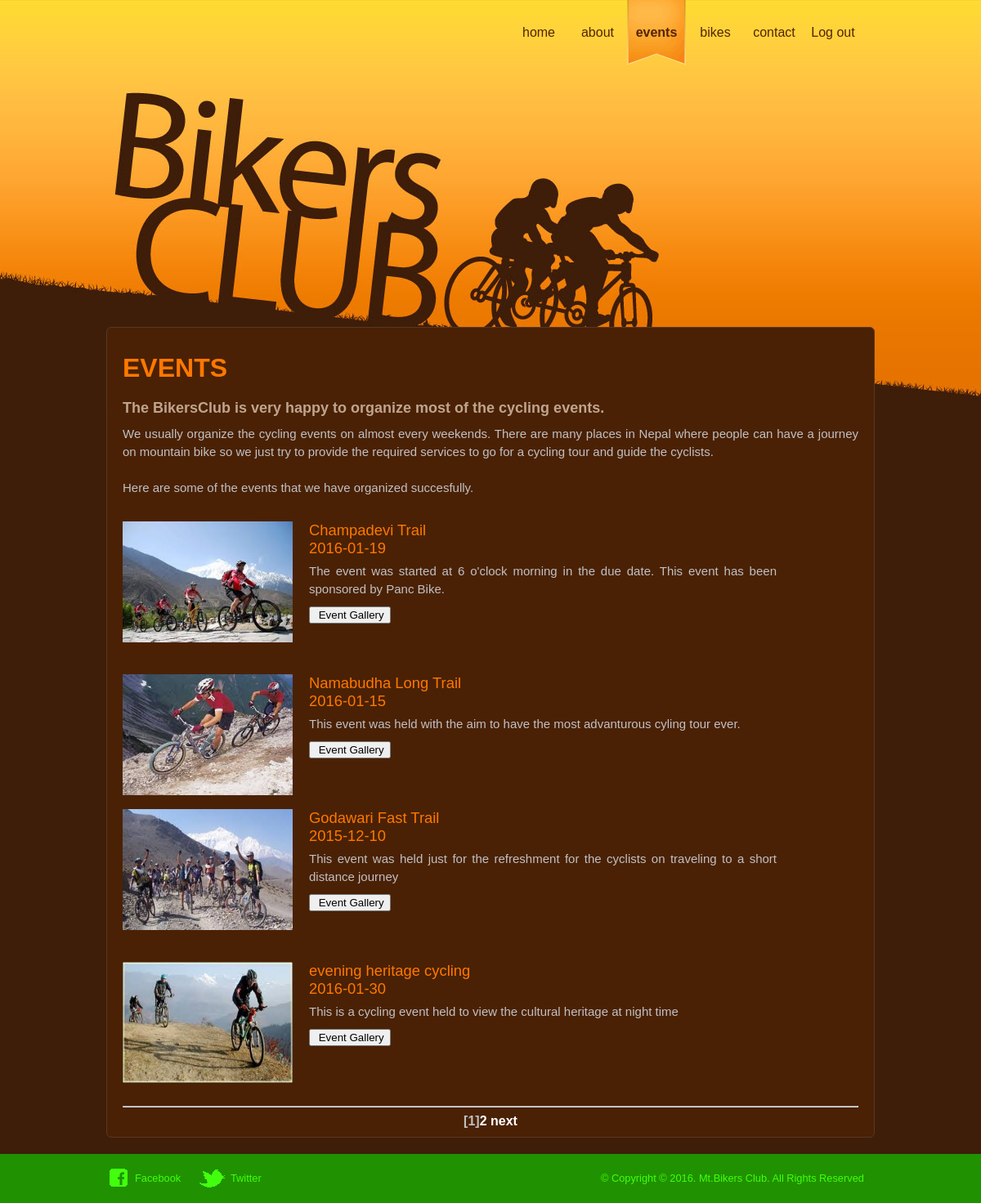
Page /event.php (signed in) on the committed database.
### tables this page shows
CREATE TABLE `event` (
`Event_id` int(3) NOT NULL,
  `Event_name` varchar(50) NOT NULL,
  `Event_date` date NOT NULL,
  `Event_description` text NOT NULL,
  `Event_image` varchar(100) NOT NULL
);

### databasequeries.php (called while the page is built, shortened)
<?php
class Database {
    var $con;
    function connect(){
        $this -> con= mysql_connect('localhost','root','root');
    }
    function query($sql) {
        return mysql_query($sql, $this->con);
    }
}
$db = new Database();
?>

### event.php (the view, shortened to what this page needs)
<?php
include_once('databasequeries.php');
?>
<html>
<head>
    <link href="css/style.css" rel="stylesheet" type="text/css" />
</head>
<body>
<div id="page">
    <div id="header">
        <ul>
            <li><a href="home.php">home</a></li>
            <li><a href="about.php">about</a></li>
            <li class="current"><a href="event.php">events</a></li>
            <li><a href="bikesavailable.php">bikes</a></li>
            <li><a href="contact-us.php">contact</a></li>
            <li><a href="index.php">Log out</a></li>
        </ul>
    </div>
    <div id="body">
        <div class="contents">
            <h1>EVENTS</h1>
            <h2>The BikersClub is very happy to organize most of the cycling events.</h2>
            <p>
                We usually organize the cycling events on almost every weekends. There are many places in Nepal where people can have a journey on mountain bike
                so we just try to provide the required services to go for a cycling tour and guide the cyclists.
                <br><br>
                Here are some of the events that we have organized succesfully.
            </p>
            <ul class="articles" >
                <li>
                    <?php
                    $per_page = 4;
                    if(!isset($_GET['page']))
                    {
                        $page = 1;
                    }
                    else
                    {
                        $page = $_GET['page'];
                    }
                    if($page<=1)
                        $start = 0;
                    else
                        $start = $page * $per_page - $per_page;
                    $db->connect();
                    $sql  = "select * from event";
                    $sqli = "select * from event LIMIT $start , $per_page" ;
                    $num_row = mysql_num_rows($db->query($sql));
                    $num_page = ceil($num_row/$per_page);
                    $result = $db->query("$sqli");
                    while($row = mysql_fetch_array($result)) {
                        ?>
                                <a href=""><img src="<?php echo $row['Event_image']; ?>"  width="208" height="148" alt="Bikers Club" title="Bikers Club"></a>
                                <h3>
                                    <?php echo $row['Event_name']; ?>
                                    <br>
                                    <?php echo $row['Event_date']; ?>
                                    <br>
                                </h3>
                                <p style="width: 800px;">
                                   <?php echo $row['Event_description']; ?>
                                    <br>
                                <form method="post" action="gallery.php">
                                <input type="submit" value=" Event Gallery">
                                </form>
                                <br><br>
                                </p>
                         <?php } ?>
                        </li>
                    </ul>
            <div align="center">
                    <?php
                    $next = $page + 1;
                    echo "<hr>";
                    $number=1;
                    for($number; $number<=$num_page ; $number=$number+1)
                    {
                        if($page == $number)
                        {
                            echo "<b>[$number]</b>";
                        }
                        else
                        {
                            echo "<a href='?page=$number'>$number </a>";
                        }
                    }
                    if($next <  $num_page + 1)
                        echo "<a href='?page=$next'> next </a>";
                    ?>
            </div>
        </div>
    </div>
</div>
<?php require('footer.php')?>
</body>
</html>

### footer.php
<div id="footer">
    <div>
        <ul>
            <li><a href="http://facebook.com/freewebsitetemplates" target="_blank" class="fb">Facebook</a></li>
            <li><a href="http://twitter.com/fwtemplates" target="_blank" class="twitr">Twitter</a></li>
        </ul>
        <span> &copy; Copyright &copy; 2016. <a href="home.php">Mt.Bikers Club.</a> All Rights Reserved </span>
    </div>
</div>

### css/style.css (style rules this page uses)
body { background:#3e1d09 url(../images/bg-body.jpg) center top no-repeat; color: #c1c1c1; font-family: Arial, Verdana, Helvetica, sans-serif; margin:0; }
#page { width:940px; margin:0px auto; padding:0px 10px; }
#header div a.join, #header ul li a:hover, #header ul li.current, #sidebar input.button { background:url(../images/buttons.gif) no-repeat; }
#header { height:400px; margin:0px; text-align:right; }
#header ul { display:inline-block; margin:0px 15px 30px 0px; padding:0px; }
#header ul li { float:left; line-height:80px; list-style-type:none; text-align:center; }
#header ul li a { color:#552305; display:block; height:80px; width:72px; text-decoration:none; }
#header ul li a:hover, #header ul li.current { font-weight:600; background-position:0 0; }
#body { display:inline-block; margin:0; height:auto; }
#body p { font-size: 15px; line-height: 22px; margin:0px; padding:0px 0px 10px; text-align: justify; }
#body a { color:#ffffff; font-weight: bold; text-decoration: none; outline: medium none; }
#body .contents { background-color:#4a2105; display:inline-block; height: auto; border:1px solid #5a3721; border-radius:6px; margin-bottom:20px; padding:10px 19px; }
#body .contents h1 { color: #ff7800; margin-bottom: 20px; }
#body .contents h2 { color: #BFA58E; margin-bottom: 10px; font-size: 18px; }
#body .contents h3 { color: #ff7800; font-weight: 500; margin:10px 0px 6px; padding:0px; }
#body .contents ul { display:inline-block; margin: 20px 0; padding:0px; }
#body .contents ul.articles li { list-style-type: none; height:150px; margin:0px 0px 20px; }
#body .contents ul.articles li h3 { font-size: 1.15em; margin-top:0px; }
#body .contents ul.articles li img { float:left; margin-right:20px; }
#footer { background-color: #209201; height: 60px; width:100%; line-height: 60px; margin:0; position:absolute; left:0px; }
#footer div { color: #42ff0e; font-size: 0.8em; width: 940px; margin: 0 auto; padding:0px 10px; }
#footer a { color: #42ff0e; text-decoration: none; outline: medium none; }
#footer ul { float:left; height:60px; width:210px; margin:0px; padding:0px; }
#footer ul li { float: left; height: 30px; list-style-type: none; margin-right: 20px; padding:15px 0px; }
#footer ul li a.fb, #footer ul li a.twitr { background:url(../images/icons.gif) no-repeat; display:block; height:30px; line-height:30px; }
#footer ul li a.fb { background-position:0 0; width:57px; padding-left:35px; }
#footer ul li a.twitr { background-position:0 -40px; width:37px; padding-left:40px; }
#footer span { float:right; display:block; line-height: 60px; width:335px; }
img { border:0px; }
#header ul { *width:435px; }
#header ul { _display:static; _height:80px; _width:435px; }
#header ul li { _width:72px; }
#body .contents { _height:870px; }

### rows in the picture
event: Event_image (picture), Event_name "Champadevi Trail", Event_date "2016-01-19", Event_description "The event was started at 6 o'clock morning in the due date. This event has been sponsored by Panc Bike."
event: Event_image (picture), Event_name "Namabudha Long Trail", Event_date "2016-01-15", Event_description "This event was held with the aim to have the most advanturous cyling tour ever."
event: Event_image (picture), Event_name "Godawari Fast Trail", Event_date "2015-12-10", Event_description "This event was held just for the refreshment for the cyclists on traveling to a short distance journey"
event: Event_image (picture), Event_name "evening heritage cycling", Event_date "2016-01-30", Event_description "This is a cycling event held to view the cultural heritage at night time"

### other values in the picture
$number "1"
$number "2"
